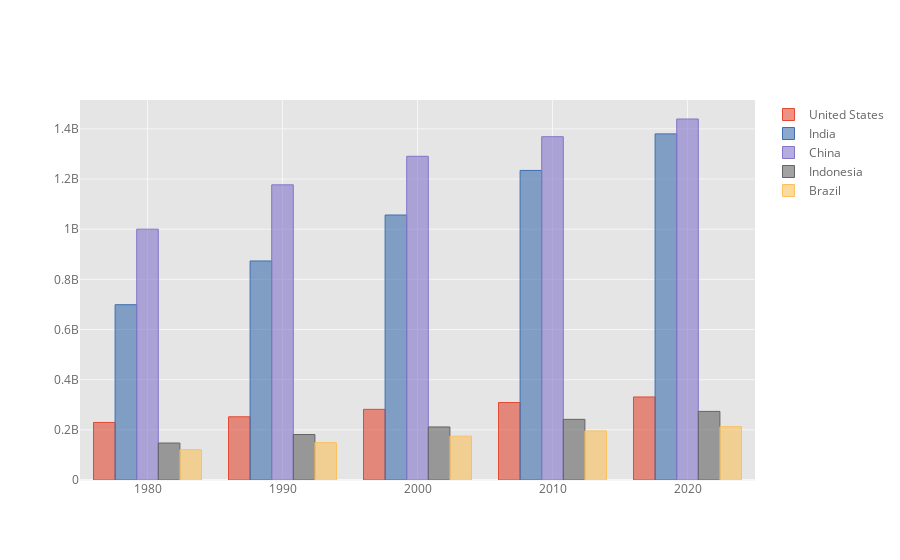

Notebook source saved alongside this figure:
### Code cell
df_pivot_sample.iplot(kind='bar')

### Figure 1 — Plotly figure (JSON) as saved in the notebook; plotly's stock layout.template omitted (floating-point values rounded to 4 significant figures)
{"data": [{"marker": {"color": "rgba(226, 74, 51, 0.6)", "line": {"color": "rgba(226, 74, 51, 1.0)", "width": 1}}, "name": "United States", "orientation": "v", "text": "", "type": "bar", "x": [1980, 1990, 2000, 2010, 2020], "y": [229476354, 252120309, 281710909, 309011475, 331002651]}, {"marker": {"color": "rgba(62, 111, 176, 0.6)", "line": {"color": "rgba(62, 111, 176, 1.0)", "width": 1}}, "name": "India", "orientation": "v", "text": "", "type": "bar", "x": [1980, 1990, 2000, 2010, 2020], "y": [698952844, 873277798, 1056575549, 1234281170, 1380004385]}, {"marker": {"color": "rgba(132, 118, 202, 0.6)", "line": {"color": "rgba(132, 118, 202, 1.0)", "width": 1}}, "name": "China", "orientation": "v", "text": "", "type": "bar", "x": [1980, 1990, 2000, 2010, 2020], "y": [1000089235, 1176883674, 1290550765, 1368810615, 1439323776]}, {"marker": {"color": "rgba(101, 101, 101, 0.6)", "line": {"color": "rgba(101, 101, 101, 1.0)", "width": 1}}, "name": "Indonesia", "orientation": "v", "text": "", "type": "bar", "x": [1980, 1990, 2000, 2010, 2020], "y": [147447836, 181413402, 211513823, 241834215, 273523615]}, {"marker": {"color": "rgba(251, 193, 94, 0.6)", "line": {"color": "rgba(251, 193, 94, 1.0)", "width": 1}}, "name": "Brazil", "orientation": "v", "text": "", "type": "bar", "x": [1980, 1990, 2000, 2010, 2020], "y": [120694009, 149003223, 174790340, 195713635, 212559417]}], "layout": {"autosize": true, "legend": {"bgcolor": "#FFFFFF", "font": {"color": "#666666"}}, "paper_bgcolor": "#FFFFFF", "plot_bgcolor": "#E5E5E5", "title": {"font": {"color": "#151516"}}, "xaxis": {"autorange": true, "gridcolor": "#F6F6F6", "range": [1975, 2025], "showgrid": true, "tickfont": {"color": "#666666"}, "title": {"font": {"color": "#666666"}, "text": ""}, "type": "linear", "zerolinecolor": "#F6F6F6"}, "yaxis": {"autorange": true, "gridcolor": "#F6F6F6", "range": [0, 1515000000.0], "showgrid": true, "tickfont": {"color": "#666666"}, "title": {"font": {"color": "#666666"}, "text": ""}, "type": "linear", "zerolinecolor": "#F6F6F6"}}}
